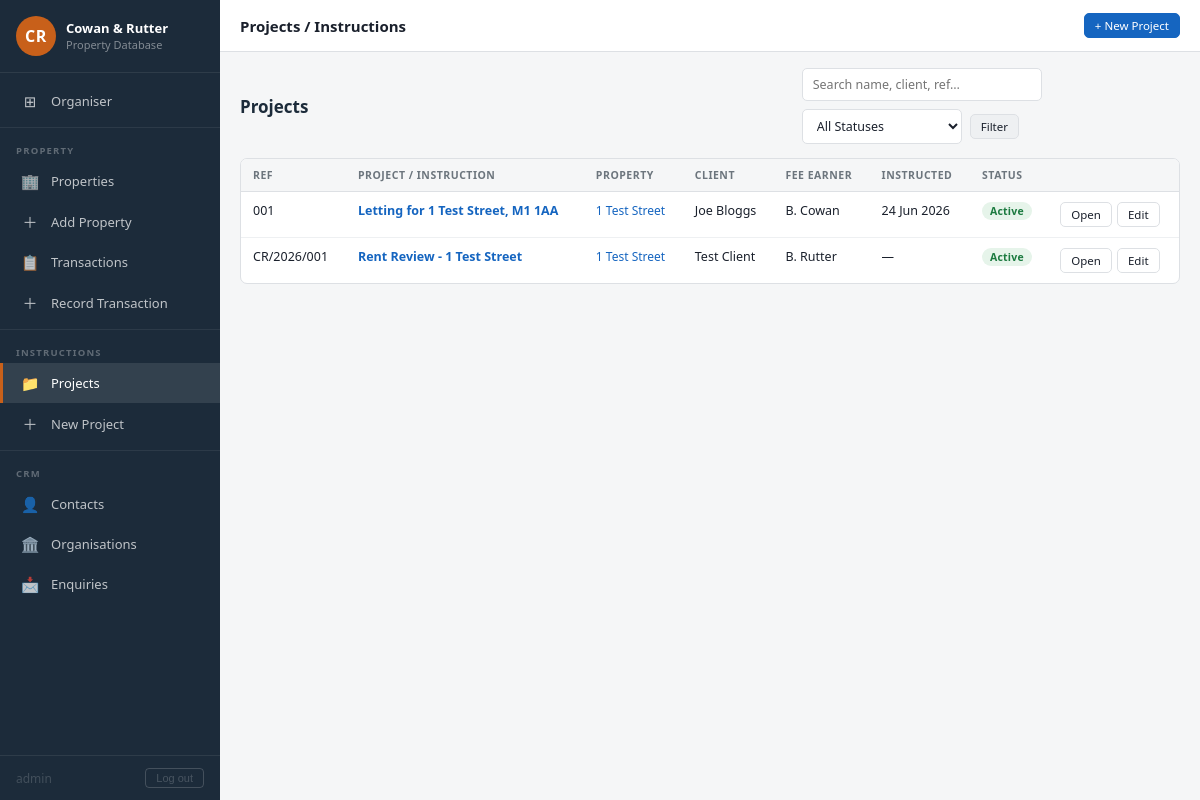
Screenshot of /projects (signed in) with the database file from the repository.
### app.py (models this page shows, shortened)
class User(UserMixin, db.Model):
    __tablename__ = 'users'
    id            = db.Column(db.Integer, primary_key=True)
    username      = db.Column(db.String(80), unique=True, nullable=False)
    password_hash = db.Column(db.String(255), nullable=False)

class Project(db.Model):
    __tablename__ = 'projects'
    id = db.Column(db.Integer, primary_key=True)
    property_id = db.Column(db.Integer, db.ForeignKey('properties.id'), nullable=True)
    name = db.Column(db.String(255), nullable=False)
    project_ref = db.Column(db.String(50))
    status = db.Column(db.String(20), default='Active')   # Active, Complete, On Hold
    fee_earner = db.Column(db.String(100))
    client = db.Column(db.String(255))
    instruction_date = db.Column(db.Date)
    notes = db.Column(db.Text)
    created_at = db.Column(db.DateTime, default=datetime.utcnow)
    instruction_type  = db.Column(db.String(50))
    fee_percent       = db.Column(db.Float)
    fee_fixed         = db.Column(db.Float)
    available_from    = db.Column(db.Date)
    next_call         = db.Column(db.Date)
    client_phone      = db.Column(db.String(50))
    client_mobile     = db.Column(db.String(50))
    client_email      = db.Column(db.String(120))
    key_contact          = db.Column(db.String(100))
    landlord_name        = db.Column(db.String(255))
    agent_assigned       = db.Column(db.String(100))
    location_description = db.Column(db.Text)
    documents = db.relationship('ProjectDocument', backref='project', lazy=True, cascade='all, delete-orphan')

class Property(db.Model):
    __tablename__ = 'properties'
    id = db.Column(db.Integer, primary_key=True)
    address = db.Column(db.String(255), nullable=False)
    postcode = db.Column(db.String(20), nullable=False)
    property_type = db.Column(db.String(50))          # Office, Retail, Industrial, etc.
    size = db.Column(db.Float)
    measurement_type = db.Column(db.String(10))        # GIA, NIA, GEA
    description = db.Column(db.Text)
    created_at = db.Column(db.DateTime, default=datetime.utcnow)
    residential_use   = db.Column(db.String(30))  # Owner Occupied, HMO, Residential Investment, Vacant
    website_listed    = db.Column(db.Boolean, default=False)
    website_category  = db.Column(db.String(20))   # commercial / residential
    listing_status    = db.Column(db.String(20))   # available / under-offer / let-agreed / sold
    featured          = db.Column(db.Boolean, default=False)
    area              = db.Column(db.String(100))  # e.g. Chelsea, Fulham
    use_class         = db.Column(db.String(30))   # office / retail / industrial (commercial)
    listing_price     = db.Column(db.Float)
    listing_price_unit= db.Column(db.String(10))   # pa / pcm / sale / poa
    price_display     = db.Column(db.String(100))  # optional custom price string
    beds              = db.Column(db.Integer)
    baths             = db.Column(db.Integer)
    lat               = db.Column(db.Float)
    lng               = db.Column(db.Float)
    photo_id          = db.Column(db.String(100))
    blurb             = db.Column(db.Text)
    listing_size      = db.Column(db.Float)
    listing_size_unit = db.Column(db.String(20))
    brochure_data     = db.Column(db.LargeBinary)
    brochure_filename = db.Column(db.String(255))
    brochure_size     = db.Column(db.Integer)
    floor_plan_data   = db.Column(db.LargeBinary)
    floor_plan_filename = db.Column(db.String(255))
    floor_plan_size   = db.Column(db.Integer)
    transactions = db.relationship('Transaction', backref='property', lazy=True, cascade='all, delete-orphan')
    projects = db.relationship('Project', backref='property', lazy=True, cascade='all, delete-orphan')

### app.py (the view)
@app.route('/projects')
def projects_list():
    q = request.args.get('q', '')
    status = request.args.get('status', '')
    query = Project.query
    if q:
        query = query.filter(
            db.or_(Project.name.ilike(f'%{q}%'), Project.client.ilike(f'%{q}%'),
                   Project.project_ref.ilike(f'%{q}%'))
        )
    if status:
        query = query.filter(Project.status == status)
    projects = query.order_by(Project.created_at.desc()).all()
    return render_template('projects/list.html', projects=projects, q=q, status=status)

### app.py (called while the page is built)
@login_manager.user_loader
def load_user(user_id):
    return User.query.get(int(user_id))

@app.before_request
def require_login():
    if request.endpoint in _PUBLIC_ENDPOINTS:
        return
    if not current_user.is_authenticated:
        return redirect(url_for('login', next=request.url))

### templates/projects/list.html (shortened to what this page needs)
{% extends "base.html" %}
{% block topbar_title %}Projects / Instructions{% endblock %}
{% block topbar_actions %}
  <a href="{{ url_for('project_new') }}" class="btn btn-primary btn-sm">+ New Project</a>
{% endblock %}
{% block content %}
<div class="section-header">
  <h2>Projects</h2>
  <form class="search-bar" method="get" style="flex-wrap:wrap;gap:8px">
    <input type="text" name="q" value="{{ q }}" placeholder="Search name, client, ref…" style="max-width:240px">
    <select name="status" style="max-width:160px">
      <option value="">All Statuses</option>
    </select>
    <button class="btn btn-secondary btn-sm" type="submit">Filter</button>
  </form>
</div>
{% if projects %}
<div class="table-wrap">
  <table>
    <thead>
      <tr>
        <th>Ref</th>
        <th>Project / Instruction</th>
        <th>Property</th>
        <th>Client</th>
        <th>Fee Earner</th>
        <th>Instructed</th>
        <th>Status</th>
        <th></th>
      </tr>
    </thead>
    <tbody>
      {% for p in projects %}
      <tr>
        <td>{{ p.project_ref or '—' }}</td>
        <td><a href="{{ url_for('project_detail', id=p.id) }}"><strong>{{ p.name }}</strong></a></td>
        <td>
          {% if p.property %}
            <a href="{{ url_for('property_detail', id=p.property.id) }}" style="font-size:12px">{{ p.property.address }}</a>
          {% else %}—{% endif %}
        </td>
        <td>{{ p.client or '—' }}</td>
        <td>{{ p.fee_earner or '—' }}</td>
        <td>{{ p.instruction_date.strftime('%d %b %Y') if p.instruction_date else '—' }}</td>
        <td>
          {% if p.status == 'Active' %}<span class="badge badge-active">Active</span>
          {% elif p.status == 'Complete' %}<span class="badge badge-complete">Complete</span>
          {% else %}<span class="badge badge-hold">On Hold</span>{% endif %}
        </td>
        <td>
          <div class="td-actions">
            <a href="{{ url_for('project_detail', id=p.id) }}" class="btn btn-sm btn-outline">Open</a>
            <a href="{{ url_for('project_edit', id=p.id) }}" class="btn btn-sm btn-outline">Edit</a>
          </div>
        </td>
      </tr>
      {% endfor %}
    </tbody>
  </table>
</div>
{% endif %}
{% endblock %}

### templates/base.html (shortened to what this page needs)
<!DOCTYPE html>
<html lang="en">
<head>
  <link rel="stylesheet" href="{{ url_for('static', filename='css/style.css') }}">
</head>
<body>
<div class="shell">
  <nav class="sidebar">
    <div class="sidebar-profile">
      <div class="sidebar-avatar">CR</div>
      <div class="sidebar-profile-info">
        <h2>Cowan &amp; Rutter</h2>
        <p>Property Database</p>
      </div>
    </div>
    <div class="sidebar-nav">
      <a href="{{ url_for('dashboard') }}" class="{{ 'active' if request.endpoint == 'dashboard' else '' }}">
        <span class="nav-icon">⊞</span> Organiser
      </a>
      <div class="nav-divider"></div>
      <div class="nav-section-label">Property</div>
      <a href="{{ url_for('properties_list') }}" class="{{ 'active' if 'propert' in request.endpoint and request.endpoint != 'property_new' else '' }}">
        <span class="nav-icon">🏢</span> Properties
      </a>
      <a href="{{ url_for('property_new') }}" class="{{ 'active' if request.endpoint == 'property_new' else '' }}">
        <span class="nav-icon">＋</span> Add Property
      </a>
      <a href="{{ url_for('transactions_list') }}" class="{{ 'active' if 'transaction' in request.endpoint and request.endpoint != 'transaction_new' else '' }}">
        <span class="nav-icon">📋</span> Transactions
      </a>
      <a href="{{ url_for('transaction_new') }}" class="{{ 'active' if request.endpoint == 'transaction_new' else '' }}">
        <span class="nav-icon">＋</span> Record Transaction
      </a>
      <div class="nav-divider"></div>
      <div class="nav-section-label">Instructions</div>
      <a href="{{ url_for('projects_list') }}" class="{{ 'active' if 'project' in request.endpoint and request.endpoint not in ['project_new','document_add','document_delete'] else '' }}">
        <span class="nav-icon">📁</span> Projects
      </a>
      <a href="{{ url_for('project_new') }}" class="{{ 'active' if request.endpoint == 'project_new' else '' }}">
        <span class="nav-icon">＋</span> New Project
      </a>
      <div class="nav-divider"></div>
      <div class="nav-section-label">CRM</div>
      <a href="{{ url_for('contacts_list') }}" class="{{ 'active' if 'contact' in request.endpoint else '' }}">
        <span class="nav-icon">👤</span> Contacts
      </a>
      <a href="{{ url_for('organisations_list') }}" class="{{ 'active' if 'organisation' in request.endpoint else '' }}">
        <span class="nav-icon">🏛️</span> Organisations
      </a>
      <a href="{{ url_for('enquiries_list') }}" class="{{ 'active' if 'enquir' in request.endpoint else '' }}">
        <span class="nav-icon">📩</span> Enquiries
      </a>
    </div>
    <div class="sidebar-footer" style="display:flex;align-items:center;justify-content:space-between;gap:8px">
      <span style="opacity:0.6;font-size:12px">{{ current_user.username }}</span>
      <form action="{{ url_for('logout') }}" method="post" style="margin:0">
        <button type="submit" style="background:none;border:1px solid rgba(255,255,255,0.25);color:inherit;cursor:pointer;padding:3px 10px;border-radius:4px;font-size:11px;opacity:0.7">Log out</button>
      </form>
    </div>
  </nav>
  <div class="main">
    <div class="topbar">
      <div class="topbar-title">{% block topbar_title %}{% endblock %}</div>
      <div class="topbar-actions">{% block topbar_actions %}{% endblock %}</div>
    </div>
    <div class="content">
      {% block content %}{% endblock %}
    </div>
  </div>
</div>
</body>
</html>

### rows the page displays
User: username "admin"
Project: project_ref "001", name "Letting for 1 Test Street, M1 1AA", property.address "1 Test Street", client "Joe Bloggs", fee_earner "B. Cowan", instruction_date "24 Jun 2026", status "Active"
Project: project_ref "CR/2026/001", name "Rent Review - 1 Test Street", property.address "1 Test Street", client "Test Client", fee_earner "B. Rutter", instruction_date "—", status "Active"
